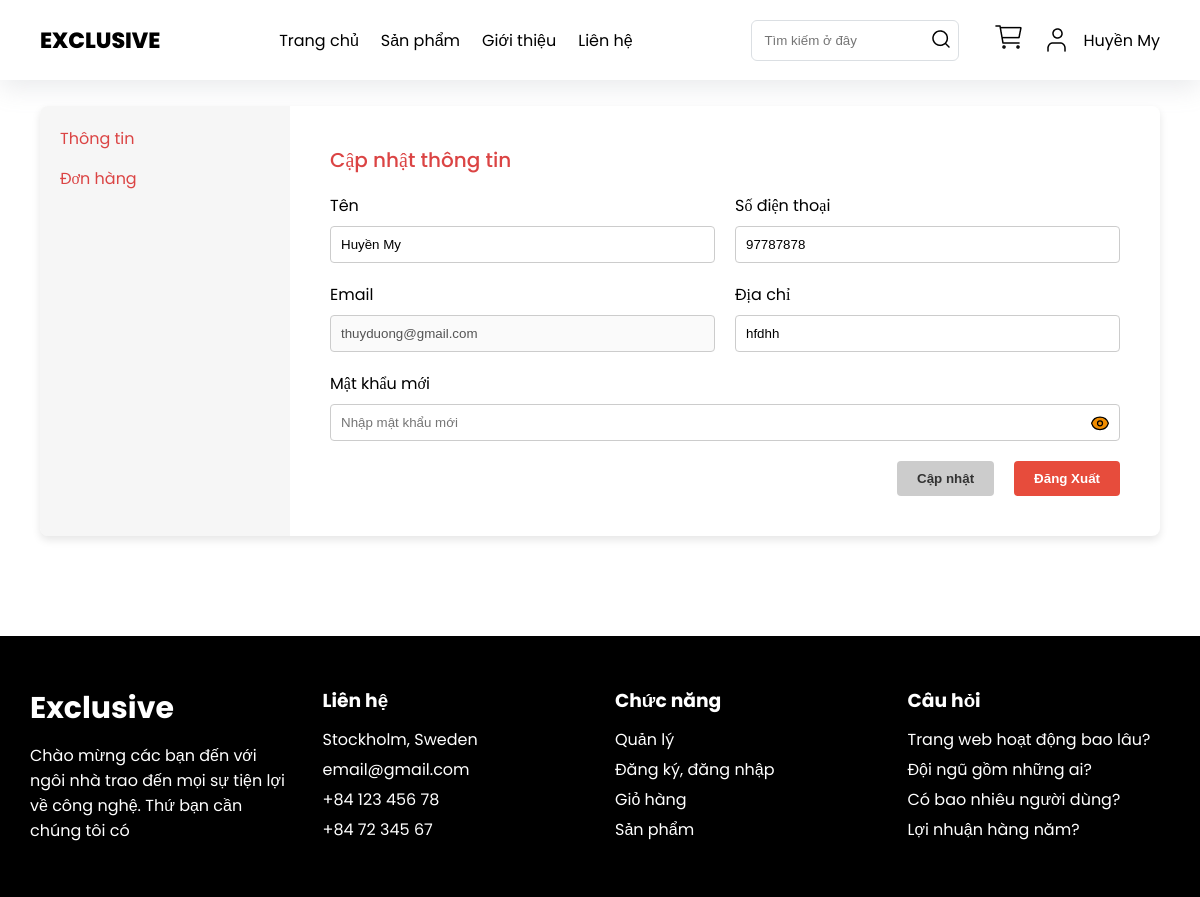
The page /profile.php (signed in) on the database as committed earlier.
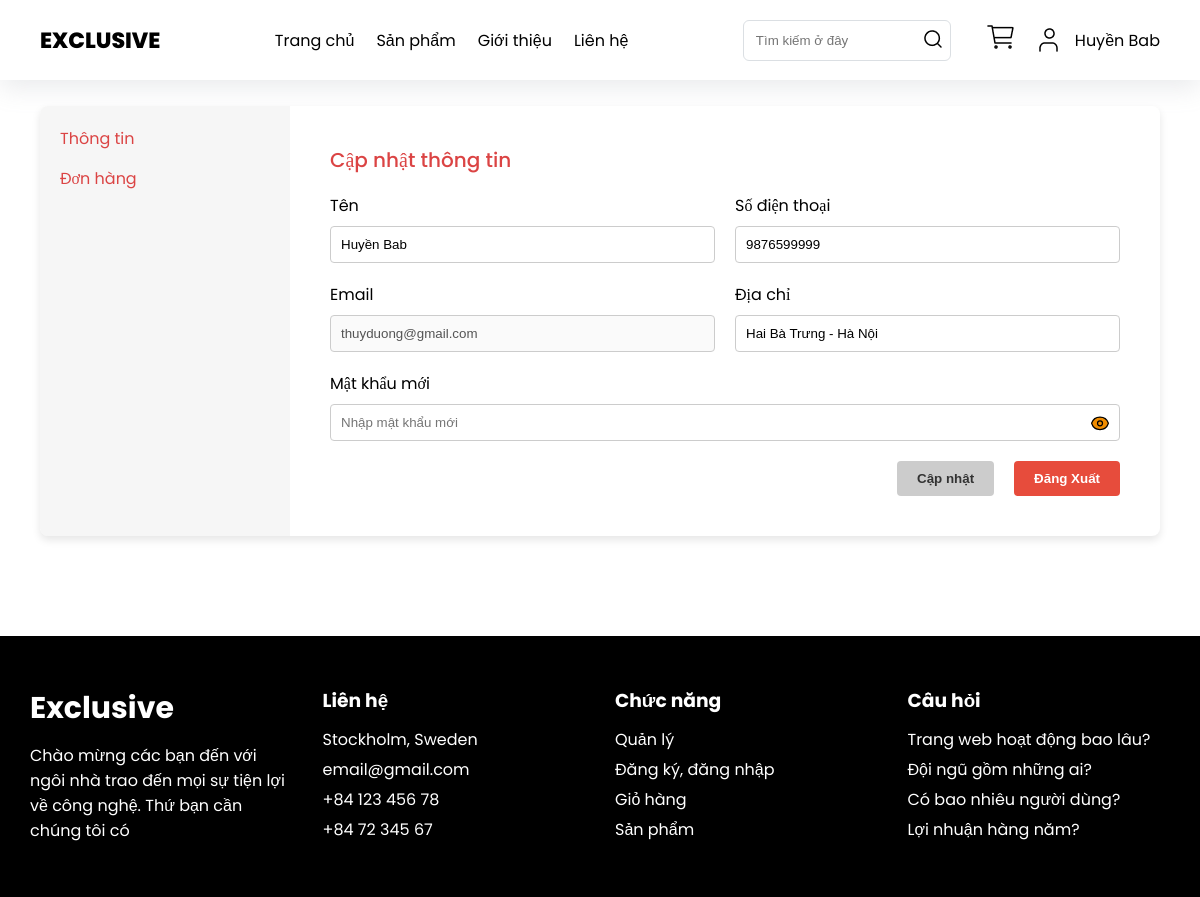
The same page on the database as committed later.
### tables this page shows
CREATE TABLE `tbl_dangky` (
  `id_dangky` int NOT NULL,
  `tenkhachhang` varchar(200) NOT NULL,
  `email` varchar(200) NOT NULL,
  `diachi` varchar(200) NOT NULL,
  `matkhau` varchar(100) NOT NULL,
  `dienthoai` varchar(20) NOT NULL
);

### profile.php (the view, shortened to what the changed rows need)
<?php
include('admin/config/connect.php');
$id_khachhang = $_SESSION['id_khachhang'];
$sql_select = "SELECT * FROM tbl_dangky WHERE id_dangky='$id_khachhang'";
$query_select = mysqli_query($conn, $sql_select);
$row = mysqli_fetch_array($query_select);
?>
<!DOCTYPE html>
<html lang="en">
<head>
  <link rel="stylesheet" href="./css/styles.css" />
  <link rel="stylesheet" href="./css/profile.css" />
</head>
<body>
  <nav class="nav">
    <div class="container nav_container">
      <div class="nav_items">
        <?php
        if (!isset($_SESSION['dangky'])) {
        ?>
          <div class="auth-actions">
            <a href="./sign-up.php" class="button-4" role="button">Đăng kí</a>
            <a href="./login.php" class="btn-login" role="button">Đăng nhập</a>
          </div>
        <?php
        } else {
        ?>
          <div class="user-actions">
            <a href="./cart.php">
              <img src="./image/cart.png" alt="" />
            </a>
            <a href="./profile.php" class="user-actions-info">
              <img src="./image/user.png" alt="" /><?php echo $_SESSION['dangky'] ?>
            </a>
          </div>
        <?php
        }
        ?>
      </div>
    </div>
  </nav>
  <section class="section">
    <div class="container">
      <div class="profile">
        <div class="content">
          <h2>Cập nhật thông tin</h2>
          <form action="" method="POST">
            <div class="form-row">
              <div class="form-group">
                <label for="first-name">Tên</label>
                <input type="text" id="first-name" name="tenkhachhang" value="<?php echo $row['tenkhachhang'] ?>" />
              </div>
              <div class="form-group">
                <label for="last-name">Số điện thoại</label>
                <input type="text" id="last-name" name="dienthoai" value="<?php echo $row['dienthoai'] ?>" />
              </div>
            </div>
            <div class="form-row">
              <div class="form-group">
                <label for="email">Email</label>
                <input type="email" id="email" value="<?php echo $row['email'] ?>" disabled />
              </div>
              <div class="form-group">
                <label for="address">Địa chỉ</label>
                <input type="text" id="address" name="diachi" value="<?php echo $row['diachi'] ?>" />
              </div>
            </div>
          </form>
        </div>
      </div>
    </div>
  </section>
</body>
</html>

Rows that differ between the two databases and show on the page:
changed tbl_dangky "thuyduong@gmail.com": tenkhachhang "Huyền My" → "Huyền Bab"; dienthoai "97787878" → "9876599999"; diachi "hfdhh" → "Hai Bà Trưng - Hà Nội"
Other text that changed with them:
$_SESSION['dangky']: "Huyền My" → "Huyền Bab"
